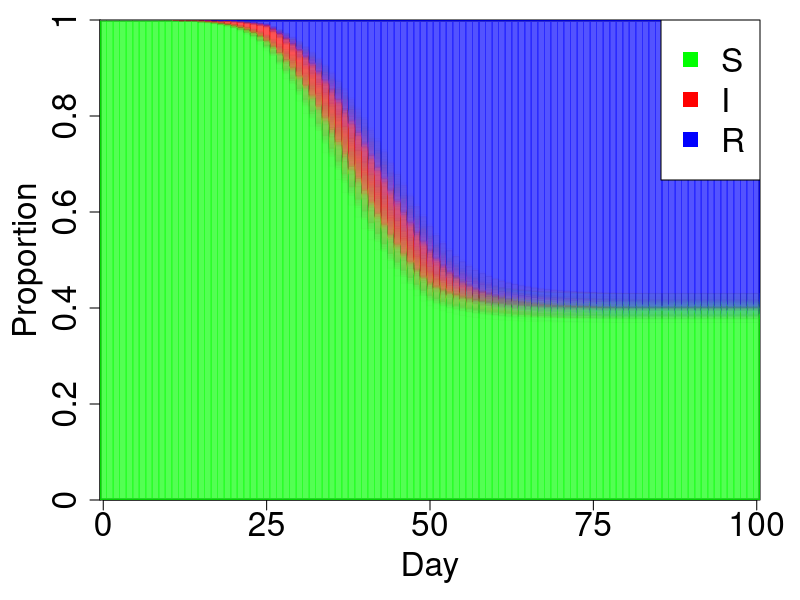
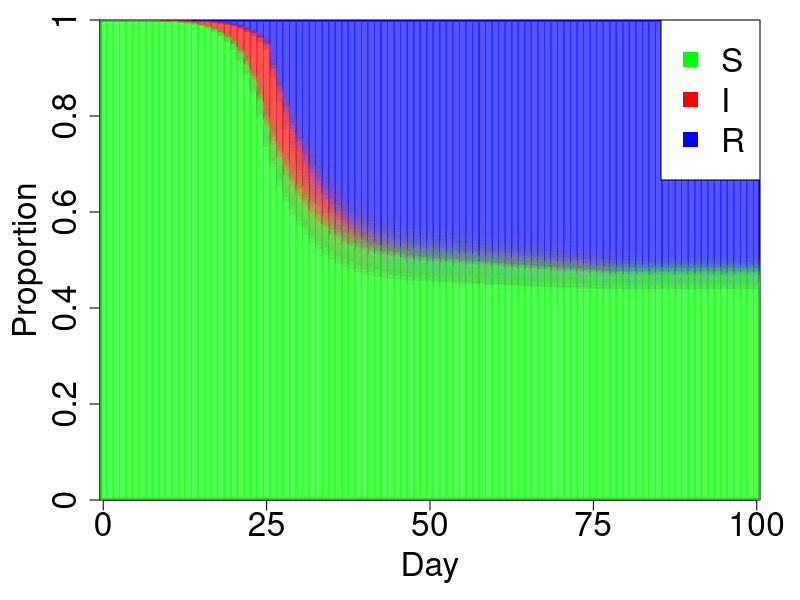
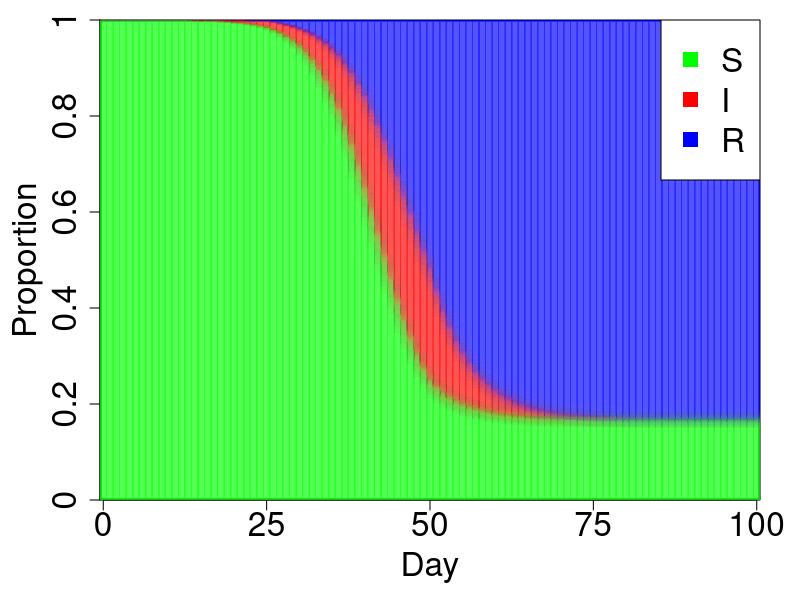

These figures' R source, in order:
I_all<-NULL
R_all<-NULL
S_all<-NULL
NI_all<-NULL
NR_all<-NULL

for(iter in 1:100)
{
  N<-1000000
  T_max<-100
  
  Delta<-rep(c(1,rep(0,24)),4)
  Stage<-cumsum(Delta)
  K<-sum(Delta)
  
  b<-1/c(0.4,0.4,0.25,0.25)
  r<-1/(1-c(0.1,0.25,0.25,0.4))-1
  
  beta<-1/b[Stage]
  gamma<-r[Stage]/(1+r[Stage])
  
  I_current<-50
  R_current<-0
  S_current<-N-I_current-R_current
  
  N_infect_obs<-I_current
  N_recovery_obs<-R_current
  
  for(t in 1:T_max)
  {
    PI_current<-I_current/N
    p_beta<-1-exp(-beta[t]*PI_current)
    New_infect<-rbinom(1,S_current,p_beta)
    New_recovery<-rbinom(1,I_current,gamma[t])
    
    N_infect_obs<-c(N_infect_obs,New_infect)
    N_recovery_obs<-c(N_recovery_obs,New_recovery)
    S_current<-S_current-New_infect
    I_current<-I_current-New_recovery+New_infect
    R_current<-R_current+New_recovery
  }
  
  S_obs<-c(N-cumsum(N_infect_obs))[1+0:T_max]
  I_obs<-c(cumsum(N_infect_obs-N_recovery_obs))[1+0:T_max]
  R_obs<-c(cumsum(N_recovery_obs))[1+0:T_max]
  PI_obs<-I_obs/N
  N_infect_obs<-N_infect_obs[-1]
  N_recovery_obs<-N_recovery_obs[-1]
  
  I_all<-rbind(I_all,I_obs)
  R_all<-rbind(R_all,R_obs)
  S_all<-rbind(S_all,S_obs)
  NI_all<-rbind(NI_all,N_infect_obs)
  NR_all<-rbind(NR_all,N_recovery_obs)
}

png("Mean_II.png",600,600)
par(mar=c(5,5,1,2))
plot(0,0,type = "n",xlim = c(-0.5,T_max+0.5),ylim = c(0,1),xlab="",ylab="",axes = T, xaxs="i", yaxs="i",xaxt="n", yaxt="n")

mtext("Day",side=1,line = 3,cex=2)
mtext("Proportion",side=2,line = 3,cex=2)
rect(-0.5,0,T_max+0.5,1,lwd=3)
axis(1,at=0:4*25,labels = as.character(0:4*25),cex.axis=2)
axis(2,at=0:5/5,labels = as.character(0:5/5),cex.axis=2)
for(iter in 1:100)
{
  for(t in 0:T_max)
  {
    rect(t-0.5,0,t+0.5,S_all[iter,t+1]/N,col=rgb(0,1,0,alpha = 0.01,maxColorValue = 1),border = rgb(0,1,0,alpha = 0.01,maxColorValue = 1))
    rect(t-0.5,S_all[iter,t+1]/N,t+0.5,(S_all[iter,t+1]+I_all[iter,t+1])/N,col=rgb(1,0,0,alpha = 0.01,maxColorValue = 1),border = rgb(1,0,0,alpha = 0.01,maxColorValue = 1))
    rect(t-0.5,(S_all[iter,t+1]+I_all[iter,t+1])/N,t+0.5,1,col=rgb(0,0,1,alpha = 0.01,maxColorValue = 1),border = rgb(0,0,1,alpha = 0.01,maxColorValue = 1))
  }
}
legend("topright",col=c("green","red","blue"),legend = c("S","I","R"),pch=15,cex=2)
dev.off()

####################################################


I_all<-NULL
R_all<-NULL
S_all<-NULL
NI_all<-NULL
NR_all<-NULL

for(iter in 1:100)
{
  N<-1000000
  T_max<-100
  
  Delta<-rep(c(1,rep(0,24)),4)
  Stage<-cumsum(Delta)
  K<-sum(Delta)
  
  b<-1/c(0.5,0.3,0.4,0.2)
  r<-1/(1-c(0.1,0.3,0.2,0.4))-1
  
  beta<-1/b[Stage]
  gamma<-r[Stage]/(1+r[Stage])
  
  I_current<-50
  R_current<-0
  S_current<-N-I_current-R_current
  
  N_infect_obs<-I_current
  N_recovery_obs<-R_current
  
  for(t in 1:T_max)
  {
    PI_current<-I_current/N
    p_beta<-1-exp(-beta[t]*PI_current)
    New_infect<-rbinom(1,S_current,p_beta)
    New_recovery<-rbinom(1,I_current,gamma[t])
    
    N_infect_obs<-c(N_infect_obs,New_infect)
    N_recovery_obs<-c(N_recovery_obs,New_recovery)
    S_current<-S_current-New_infect
    I_current<-I_current-New_recovery+New_infect
    R_current<-R_current+New_recovery
  }
  
  S_obs<-c(N-cumsum(N_infect_obs))[1+0:T_max]
  I_obs<-c(cumsum(N_infect_obs-N_recovery_obs))[1+0:T_max]
  R_obs<-c(cumsum(N_recovery_obs))[1+0:T_max]
  PI_obs<-I_obs/N
  N_infect_obs<-N_infect_obs[-1]
  N_recovery_obs<-N_recovery_obs[-1]
  
  I_all<-rbind(I_all,I_obs)
  R_all<-rbind(R_all,R_obs)
  S_all<-rbind(S_all,S_obs)
  NI_all<-rbind(NI_all,N_infect_obs)
  NR_all<-rbind(NR_all,N_recovery_obs)
}

png("Mean_III.png",600,600)
par(mar=c(5,5,1,2))
plot(0,0,type = "n",xlim = c(-0.5,T_max+0.5),ylim = c(0,1),xlab="",ylab="",axes = T, xaxs="i", yaxs="i",xaxt="n", yaxt="n")

mtext("Day",side=1,line = 3,cex=2)
mtext("Proportion",side=2,line = 3,cex=2)
rect(-0.5,0,T_max+0.5,1,lwd=3)
axis(1,at=0:4*25,labels = as.character(0:4*25),cex.axis=2)
axis(2,at=0:5/5,labels = as.character(0:5/5),cex.axis=2)
for(iter in 1:100)
{
  for(t in 0:T_max)
  {
    rect(t-0.5,0,t+0.5,S_all[iter,t+1]/N,col=rgb(0,1,0,alpha = 0.01,maxColorValue = 1),border = rgb(0,1,0,alpha = 0.01,maxColorValue = 1))
    rect(t-0.5,S_all[iter,t+1]/N,t+0.5,(S_all[iter,t+1]+I_all[iter,t+1])/N,col=rgb(1,0,0,alpha = 0.01,maxColorValue = 1),border = rgb(1,0,0,alpha = 0.01,maxColorValue = 1))
    rect(t-0.5,(S_all[iter,t+1]+I_all[iter,t+1])/N,t+0.5,1,col=rgb(0,0,1,alpha = 0.01,maxColorValue = 1),border = rgb(0,0,1,alpha = 0.01,maxColorValue = 1))
  }
}
legend("topright",col=c("green","red","blue"),legend = c("S","I","R"),pch=15,cex=2)
dev.off()


#############################################

I_all<-NULL
R_all<-NULL
S_all<-NULL
NI_all<-NULL
NR_all<-NULL

for(iter in 1:100)
{
  N<-1000000
  T_max<-100
  
  Delta<-rep(c(1,rep(0,24)),4)
  Stage<-cumsum(Delta)
  K<-sum(Delta)
  
  b<-1/c(0.3,0.4,0.25,0.2)
  r<-1/(1-c(0.05,0.15,0.2,0.25))-1
  
  beta<-1/b[Stage]
  gamma<-r[Stage]/(1+r[Stage])
  
  I_current<-50
  R_current<-0
  S_current<-N-I_current-R_current
  
  N_infect_obs<-I_current
  N_recovery_obs<-R_current
  
  for(t in 1:T_max)
  {
    PI_current<-I_current/N
    p_beta<-1-exp(-beta[t]*PI_current)
    New_infect<-rbinom(1,S_current,p_beta)
    New_recovery<-rbinom(1,I_current,gamma[t])
    
    N_infect_obs<-c(N_infect_obs,New_infect)
    N_recovery_obs<-c(N_recovery_obs,New_recovery)
    S_current<-S_current-New_infect
    I_current<-I_current-New_recovery+New_infect
    R_current<-R_current+New_recovery
  }
  
  S_obs<-c(N-cumsum(N_infect_obs))[1+0:T_max]
  I_obs<-c(cumsum(N_infect_obs-N_recovery_obs))[1+0:T_max]
  R_obs<-c(cumsum(N_recovery_obs))[1+0:T_max]
  PI_obs<-I_obs/N
  N_infect_obs<-N_infect_obs[-1]
  N_recovery_obs<-N_recovery_obs[-1]
  
  I_all<-rbind(I_all,I_obs)
  R_all<-rbind(R_all,R_obs)
  S_all<-rbind(S_all,S_obs)
  NI_all<-rbind(NI_all,N_infect_obs)
  NR_all<-rbind(NR_all,N_recovery_obs)
}

png("Mean_I.png",600,600)
par(mar=c(5,5,1,2))
plot(0,0,type = "n",xlim = c(-0.5,T_max+0.5),ylim = c(0,1),xlab="",ylab="",axes = T, xaxs="i", yaxs="i",xaxt="n", yaxt="n")

mtext("Day",side=1,line = 3,cex=2)
mtext("Proportion",side=2,line = 3,cex=2)
rect(-0.5,0,T_max+0.5,1,lwd=3)
axis(1,at=0:4*25,labels = as.character(0:4*25),cex.axis=2)
axis(2,at=0:5/5,labels = as.character(0:5/5),cex.axis=2)
for(iter in 1:100)
{
  for(t in 0:T_max)
  {
    rect(t-0.5,0,t+0.5,S_all[iter,t+1]/N,col=rgb(0,1,0,alpha = 0.01,maxColorValue = 1),border = rgb(0,1,0,alpha = 0.01,maxColorValue = 1))
    rect(t-0.5,S_all[iter,t+1]/N,t+0.5,(S_all[iter,t+1]+I_all[iter,t+1])/N,col=rgb(1,0,0,alpha = 0.01,maxColorValue = 1),border = rgb(1,0,0,alpha = 0.01,maxColorValue = 1))
    rect(t-0.5,(S_all[iter,t+1]+I_all[iter,t+1])/N,t+0.5,1,col=rgb(0,0,1,alpha = 0.01,maxColorValue = 1),border = rgb(0,0,1,alpha = 0.01,maxColorValue = 1))
  }
}
legend("topright",col=c("green","red","blue"),legend = c("S","I","R"),pch=15,cex=2)
dev.off()

